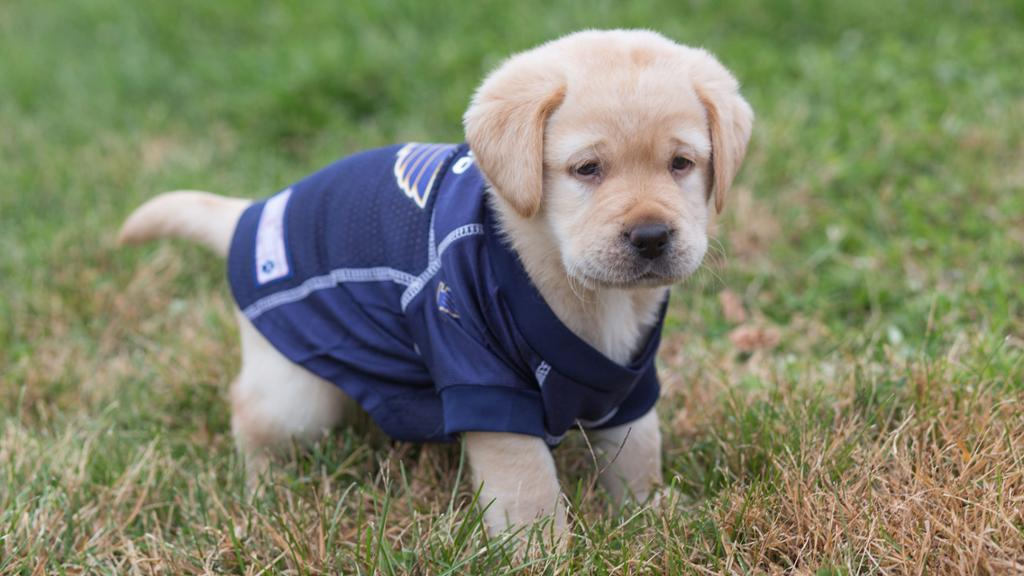
#> input picture dog.jpg, 1024 x 576 px
$ python pixelate.py
#> lines starting #> are read from the running program, lines starting #| are printed output that depends on the picture
from PIL import Image, ImageFilter, ImageDraw
import numpy as np

def pixelate(image, pixel_x, pixel_y):

    width, height = image.size
    pixels = np.array(image)

    for i in range(height):
        for j in range(width):

            if j % pixel_x == 0:
                if i % pixel_y == 0:
                    color = pixels[i][j]
                else:
                    color = pixels[i - 1][j]
            pixels[i][j] = color

    return Image.fromarray(pixels, "RGB")

try:
    image_path = input("Enter image path: ")
#> the answer given: dog.jpg

    im = Image.open(image_path)
#> im is the input picture: PIL image 1024x576 RGB; mean R, G, B 125.2, 129.7, 104.5

    x_dimension = int(input("Enter the pixel width: "))
#> the answer given: 100
    y_dimension = int(input("Enter the pixel height: "))
#> the answer given: 100

    pixelated = pixelate(im, x_dimension, y_dimension)
#> after the loop in pixelate, `for i in range(height):`:
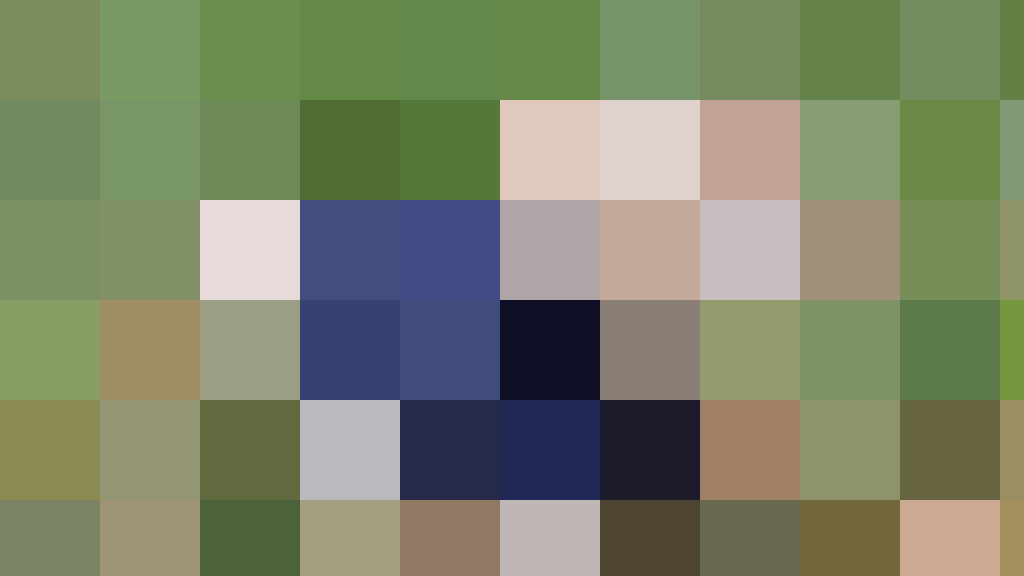
#> pixels: shape (576, 1024, 3); mean R, G, B 124.3, 132.2, 105.3
    pixelated.show()

except IOError:
    print("\nIOError - ", "Given file could not be found or opened")
except:
    print("An unknown error occured")
